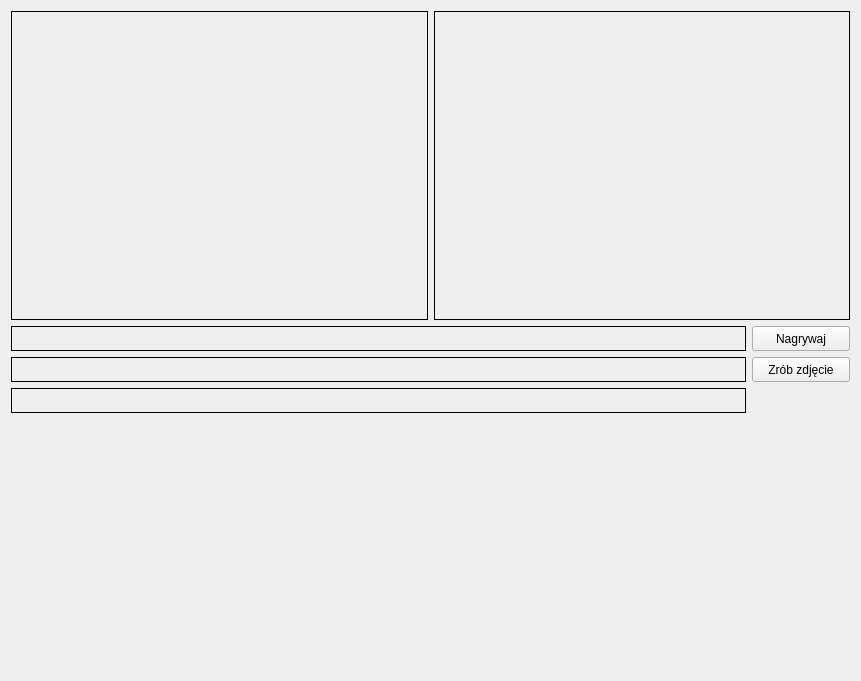
<?xml version="1.0" encoding="UTF-8"?>
<ui version="4.0">
 <class>widgetRecord</class>
 <widget class="QWidget" name="widgetRecord">
  <property name="geometry">
   <rect>
    <x>0</x>
    <y>0</y>
    <width>861</width>
    <height>681</height>
   </rect>
  </property>
  <property name="minimumSize">
   <size>
    <width>861</width>
    <height>681</height>
   </size>
  </property>
  <property name="windowTitle">
   <string>Form</string>
  </property>
  <layout class="QVBoxLayout" name="verticalLayout">
   <item>
    <layout class="QHBoxLayout" name="horizontalLayout">
     <item>
      <widget class="QLabel" name="labelLeftCamera">
       <property name="minimumSize">
        <size>
         <width>412</width>
         <height>303</height>
        </size>
       </property>
       <property name="frameShape">
        <enum>QFrame::Box</enum>
       </property>
       <property name="text">
        <string/>
       </property>
      </widget>
     </item>
     <item>
      <widget class="QLabel" name="labelRightCamera">
       <property name="minimumSize">
        <size>
         <width>412</width>
         <height>303</height>
        </size>
       </property>
       <property name="frameShape">
        <enum>QFrame::Box</enum>
       </property>
       <property name="text">
        <string/>
       </property>
      </widget>
     </item>
    </layout>
   </item>
   <item>
    <layout class="QGridLayout" name="gridLayout">
     <item row="0" column="1">
      <widget class="QPushButton" name="pushButtonMakeMovie">
       <property name="maximumSize">
        <size>
         <width>100</width>
         <height>25</height>
        </size>
       </property>
       <property name="text">
        <string>Nagrywaj</string>
       </property>
       <property name="checkable">
        <bool>true</bool>
       </property>
      </widget>
     </item>
     <item row="1" column="1">
      <widget class="QPushButton" name="pushButtonTakePicture">
       <property name="maximumSize">
        <size>
         <width>100</width>
         <height>25</height>
        </size>
       </property>
       <property name="text">
        <string>Zrób zdjęcie</string>
       </property>
      </widget>
     </item>
     <item row="0" column="0">
      <widget class="QLabel" name="labelMovPath">
       <property name="maximumSize">
        <size>
         <width>16777215</width>
         <height>25</height>
        </size>
       </property>
       <property name="frameShape">
        <enum>QFrame::Box</enum>
       </property>
       <property name="text">
        <string/>
       </property>
      </widget>
     </item>
     <item row="1" column="0">
      <widget class="QLabel" name="labelLeftPicPath">
       <property name="minimumSize">
        <size>
         <width>735</width>
         <height>25</height>
        </size>
       </property>
       <property name="maximumSize">
        <size>
         <width>16777215</width>
         <height>25</height>
        </size>
       </property>
       <property name="frameShape">
        <enum>QFrame::Box</enum>
       </property>
       <property name="text">
        <string/>
       </property>
      </widget>
     </item>
     <item row="2" column="0">
      <widget class="QLabel" name="labelRightPicPath">
       <property name="minimumSize">
        <size>
         <width>735</width>
         <height>25</height>
        </size>
       </property>
       <property name="maximumSize">
        <size>
         <width>16777215</width>
         <height>25</height>
        </size>
       </property>
       <property name="frameShape">
        <enum>QFrame::Box</enum>
       </property>
       <property name="text">
        <string/>
       </property>
      </widget>
     </item>
    </layout>
   </item>
   <item>
    <spacer name="verticalSpacer">
     <property name="orientation">
      <enum>Qt::Vertical</enum>
     </property>
     <property name="sizeType">
      <enum>QSizePolicy::Fixed</enum>
     </property>
     <property name="sizeHint" stdset="0">
      <size>
       <width>0</width>
       <height>257</height>
      </size>
     </property>
    </spacer>
   </item>
  </layout>
 </widget>
 <resources/>
 <connections/>
</ui>
